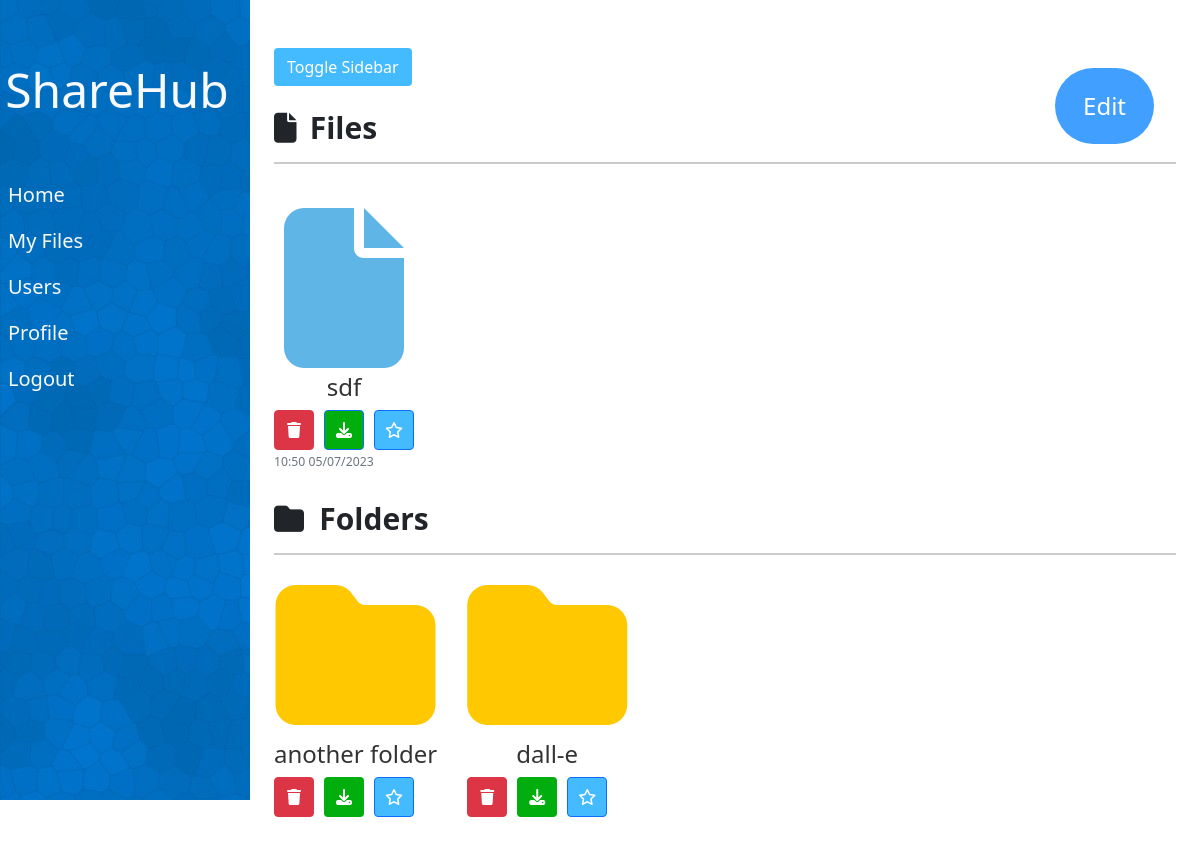
Screenshot of /my_files/10/ (signed in) with the database file from the repository.
### root/models.py (models this page shows, shortened)
class AllFiles(models.Model):
    owner= models.ForeignKey(User, on_delete=models.CASCADE)
    title= models.CharField(max_length=100)
    file=models.FileField(upload_to='all_files/', default='')
    created_at=models.DateTimeField(auto_now_add=True,)
    folder = models.ForeignKey(Folder, on_delete=models.CASCADE, null=True, blank=True)
    is_favorite = models.BooleanField(default=False)

class Folder(models.Model):
    name = models.CharField(max_length=255)
    user = models.ForeignKey(User, on_delete=models.CASCADE)
    parent_folder = models.ForeignKey('self', on_delete=models.CASCADE, null=True, blank=True)
    is_favorite = models.BooleanField(default=False)

### root/views.py (the view)
# urls.py: path('my_files/',MyFileFolderView.as_view(),name='all_files'),
class MyFileFolderView(TemplateView):
    template_name = 'root/all_files.html'
    def get_context_data(self, **kwargs):
        context = super().get_context_data(**kwargs)
        folder_id=None
        folder_id = self.kwargs.get('parent_folder_id')
        folderuser=None
        logged_user=None
        logged_user=self.kwargs.get('user_id')
        if logged_user:
            logged_user=self.kwargs.get('user_id')
        elif folder_id:
            folderuser=Folder.objects.get(id=folder_id)
            logged_user=folderuser.user
        else:
            logged_user=self.request.user
        if folder_id:
            files = AllFiles.objects.filter(owner=logged_user,folder=folder_id)
        else:
            files = AllFiles.objects.filter(owner=logged_user, folder=None)
        if folder_id:
            folders = Folder.objects.filter(user=logged_user, parent_folder=folder_id)
        else:
            folders = Folder.objects.filter(user=logged_user, parent_folder=None)
        context['files'] = files
        context['folders'] = folders
        context['folderuser']=logged_user
        return context

### root/templates/root/subfolder.html (shortened to what this page needs)
{% extends "root/home_base.html" %}
{%block favourite%}
{% if folderuser == request.user %}
<div style="position: fixed; top: 20px; right: 20px;">
    <details class="dropdown action-buttons" style="
      --button-background: rgb(65, 160, 255);
      --button-color: white;
      --dropdown-highlight: dodgerblue;
      --dropdown-width: 160px;
      --dropdown-background: rgb(0, 208, 255);
      --dropdown-color: rgb(255, 255, 255);
      display: flex;
      justify-content: center;
      align-items: center;
      /* min-height: 100vh; */
      background-color: #ffffff;
    ">
      <summary role="button">
        <a class="button" style="text-decoration: none;">Edit</a>
      </summary>
    </details>
    </div>
{% endif %}
{%endblock favourite%}

### root/templates/root/home_base.html (shortened to what this page needs)
{% extends "root/base.html" %}
{% load crispy_forms_tags %}
{% load custom_filters %}
{% block content %}
<h2 class="section-title">
    <i class="fa-solid fa-file" style="font-size: 30px; margin-right: 7px;"></i>
    <span style="font-size: 30px;">Files</span></h2>
<hr class="section-line">
<div class="file-section">
  {% for post in files %}
  <article class="media content-section">
    <div class="media-body">
        <a class="article-title" href="{% url 'subfolder' post.id %}"
         style="text-decoration: none; color: #333; display: flex; flex-direction: column; align-items: center;">
         <i class="fa-solid fa-file fa-10x" style="color: #60b5e7;"></i>
            <h4 style="margin-top: 5px;">{{ post.title }}</h4>
          </a>
          <div class="button-row">
            <form action="{% url 'delete_file' post.pk %}" method="POST" class=" square button" style="padding: 0%;">
              {% if request.user == post.owner %}
                <button type="submit" class="btn btn-danger square button" style="height: 40px">
                  <i class="fa-solid fa-trash"></i>
                </button>
              {% endif %}
            </form>
            <a href="{% url 'download_file' post.file.path %}" class="btn btn-primary square-button" style="background-color: #01ae0d;">
              <i class="fa-solid fa-download"></i>
            </a>
            {% with favorite_class=post.is_favorite|yesno:"favpurple,favblue" %}
            <a href="{% url 'toggle_favorite' 'File' post.id %}" class="btn btn-primary favorite-button square-button {{favorite_class}}">
              <i class="fa-regular fa-star"></i>
            </a>
        {% endwith %}
          </div>
      <div class="article-metadata">
        <small class="text-muted">
            {{ post.created_at|date:"H:i d/m/Y" }}
        </small>
      </div>
    </div>
  </article>
  {% endfor %}
</div>
<h2 class="section-title">
    <i class='fa fa-folder blue-color'
    style="margin-right: 9px; font-size: 30px;"></i>
    <span style="font-size: 30px;">Folders</span></h2>
<hr class="section-line">
<div class="folder-section">
  {% for post in folders %}
  <article class="media content-section">
    <div class="media-body">
        <a class="article-title" href="{% url 'subfolder' post.id %}" style="text-decoration: none; color: #333; display: flex; flex-direction: column; align-items: center;">
            <i class="fas fa-folder fa-10x" style="color: #ffc800;"></i>
            <h4 style="margin-top: 5px;">{{ post.name }}</h4>
          </a>
          <div class="button-row">
            <form action="{% url 'delete_folder' post.pk %}" method="POST" class=" square button" style="padding: 0%; margin: 0px 0px;">
              {% if request.user == post.user %}
                <button type="submit" class="btn btn-danger square button " style="height: 40px">
                  <i class="fa-solid fa-trash"></i>
                </button>
              {% endif %}
            </form>
            <a href="{% url 'download_folder' post.id %}" class="btn btn-primary square-button " style=" background-color: #01ae0d;
            border: none;">
              <i class="fa-solid fa-download"></i>
            </a>
            {% with favorite_class=post.is_favorite|yesno:"favpurple,favblue" %}
            <a href="{% url 'toggle_favorite' 'Folder' post.id %}" class="btn btn-primary favorite-button square-button {{favorite_class}}">
              <i class="fa-regular fa-star"></i>
            </a>
        {% endwith %}
          </div>
    </div>
  </article>
  {% endfor %}
</div>
{% block favourite %}
{% endblock favourite %}
{% endblock content %}

### root/static/root/home.css (style rules this page uses)
* { margin: 0; padding: 0; box-sizing: border-box; }
body { min-height: 100vh; background-color: #fff; }
.favblue { background-color: #45bbff; }
.file-section { display: flex; flex-wrap: wrap; gap: 40px; margin-bottom: 30px; }
.folder-section { display: flex; flex-wrap: wrap; gap: 30px; }
.section-title { font-size: 24px; font-weight: bold; margin-bottom: 10px; }
.section-line { border: none; border-top: 2px solid #333; margin-bottom: 20px; }
.action-buttons { position: fixed; float: right; top: 0; right: 0; display: flex; gap: 10px; margin: 48px; z-index: 9999; }
.article-metadata { margin-top: 0px; font-size: 14px; color: #999; }
.square-button { display: flex; align-items: center; justify-content: center; width: 40px; height: 40px; padding: 0; }
.button-row { display: flex; gap: 10px; }
a.button { display: inline-block; padding: 20px 28px; border-radius: 50px; box-sizing: border-box; border: none; background: var(--button-background); color: var(--button-color); font-size: 24px; cursor: pointer; }
.dropdown { position: relative; padding: 0; margin-right: 1em; border: none; }
.dropdown summary { list-style: none; list-style-type: none; }
.dropdown > summary::before { display: none; }

### rows the page displays
AllFiles: title "sdf", created_at "10:50 05/07/2023"
Folder: name "another folder"
Folder: name "dall-e"
